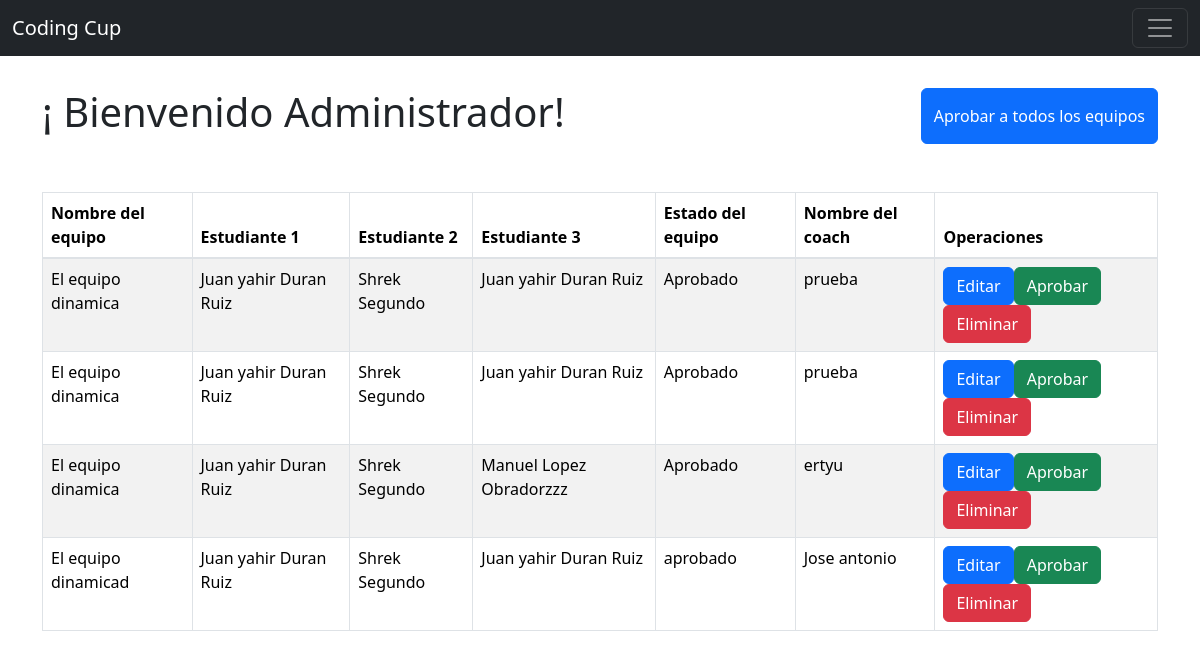
/PaginaCoach.php (signed in), run on the app's committed database.
### tables this page shows
CREATE TABLE `equipos` (
  `id` int NOT NULL AUTO_INCREMENT,
  `nombreEquipo` varchar(30)  NOT NULL,
  `estudiante1` varchar(40)  NOT NULL,
  `estudiante2` varchar(40)  NOT NULL,
  `estudiante3` varchar(40)  NOT NULL,
  `Aprobado` varchar(40) DEFAULT NULL,
  `NombreDelCoach` varchar(40)  DEFAULT NULL,
  PRIMARY KEY (`id`)
);

### datos/conexion.php (called while the page is built, shortened)
<?php
class Conexion
{
    private static $servidor = 'localhost' ;
    private static $db = 'web' ;
    private static $usuario = 'root';
    private static $password = '';
    private static $puerto = '3306';
    private static $conexion  = null;
    public static function conectar()
    {
        if (self::$conexion==null)
        {
            try
            {
                self::$conexion =  new PDO( "mysql:host=".self::$servidor.";port=".self::$puerto.";dbname=".self::$db, self::$usuario, self::$password);
                self::$conexion->setAttribute(PDO::ATTR_ERRMODE, PDO::ERRMODE_EXCEPTION);
            }
            catch(PDOException $e)
            {
                exit($e->getMessage());
            }
        }
        return self::$conexion;
    }
    public static function desconectar()
    {
        self::$conexion = null;
    }
}
?>

### datos/daoEquipos.php (called while the page is built, shortened)
<?php
require_once ('conexion.php');
class DAOEquipo
{
	private $conexion;
    private function conectar(){
        try{
			$this->conexion = conexion::conectar();
		}
		catch(Exception $e)
		{
			die($e->getMessage());
		}
    }
	public function obtenerTodosAdmin()
	{
		try
		{
			$lista = array();
			$sentenciaSQL = $this->conexion->prepare("SELECT id,nombreEquipo,estudiante1,estudiante2,estudiante3,Aprobado,NombreDelCoach FROM equipos ");
			$sentenciaSQL->execute();
            $resultado = $sentenciaSQL->fetchAll(PDO::FETCH_OBJ);
			foreach($resultado as $fila)
			{
				$obj = new equipos();
                $obj->id = $fila->id;
	            $obj->nombreEquipo = $fila->nombreEquipo;
	            $obj->estudiante1 = $fila->estudiante1;
                $obj->estudiante2 = $fila->estudiante2;
	            $obj->estudiante3 = $fila->estudiante3;
				$obj->Aprobado = $fila->Aprobado;
				$obj->NombreDelCoach = $fila->NombreDelCoach;
                $lista[] = $obj;
			}
			return $lista;
		}
		catch(PDOException $e){
			return null;
		}finally{
            Conexion::desconectar();
        }
	}
}

### PaginaCoach.php (the view, shortened to what this page needs)
<!DOCTYPE html>
<html lang="en">
<head>
  <link rel="stylesheet" href="css/bootstrap.min.css">
  <link rel="stylesheet" href="dt/Buttons-2.4.2/css/buttons.bootstrap5.min.css">
  <link rel="stylesheet" href="dt/DataTables-1.13.6/css/dataTables.bootstrap5.min.css">
  <link rel="stylesheet" href="https://maxcdn.bootstrapcdn.com/bootstrap/4.5.2/css/bootstrap.min.css">
</head>
<body>
  <?php
  require_once('datos\daoEquipos.php');
  $dao = new DAOEquipo();
  $tipoUsuario = $_SESSION["tipo"];
  ?>
  <nav class="navbar navbar-dark bg-dark fixed-top">
    <div class="container-fluid">
      <a class="navbar-brand" href="PaginaCoach.php">Coding Cup</a>
      <button class="navbar-toggler" type="button" data-bs-toggle="offcanvas" data-bs-target="#offcanvasDarkNavbar" aria-controls="offcanvasDarkNavbar" aria-label="Toggle navigation">
        <span class="navbar-toggler-icon"></span>
      </button>
    </div>
  </nav>
  <br>
  <br>
  <br>
  <div id="contenido" class="container mt-3">
    <div class="d-flex justify-content-between">
      <?php
      if($tipoUsuario == "Auxiliar"){
        echo '<h1>¡ Bienvenido Auxiliar!</h1>';
        echo "<button type='button' class='btn btn-primary' onclick='confirmarAll(this)' name='id_AprobarAll'>Aprobar a todos los equipos</button>";
      } if($tipoUsuario == "Administrador") {
        echo '<h1>¡ Bienvenido Administrador!</h1>';
        echo "<button type='button' class='btn btn-primary' onclick='confirmarAll(this)' name='id_AprobarAll'>Aprobar a todos los equipos</button>";
      }
      ?>
    </div>
    <table class="table table-striped table-bordered mt-5">
      <thead>
        <tr>
          <th>Nombre del equipo </th>
          <th>Estudiante 1</th>
          <th>Estudiante 2</th>
          <th>Estudiante 3</th>
          <th>Estado del equipo</th>
          <th>Nombre del coach</th>
          <th>Operaciones</th>
        </tr>
      </thead>
      <tbody>
        <?php
        if ($tipoUsuario == "Administrador" || $tipoUsuario == "Auxiliar") {
          $listaEquipos = $dao->obtenerTodosAdmin();
          foreach ($listaEquipos as $equipo) {
            echo "<tr>" .
              "<td>" . $equipo->nombreEquipo . "</td>" .
              "<td>" . $equipo->estudiante1 . "</td>" .
              "<td>" . $equipo->estudiante2 . "</td>" .
              "<td>" . $equipo->estudiante3 . "</td>" .
              "<td>" . $equipo->Aprobado . "</td>" .
              "<td>" . $equipo->NombreDelCoach . "</td>" .
              "<td><form method='post'>" .
              "<button formaction='RegistroEquipos.php' class='btn btn-primary' name='id' value='" . $equipo->id . "'>Editar</button>" .
              "<button type='button' class='btn btn-success' onclick='confirmarA(this)' name='id_Aprobar' value='" . $equipo->id. "'>Aprobar</button>" .
              "<button type='button' class='btn btn-danger' onclick='confirmar(this)' name='id' value='" . $equipo->id . "'>Eliminar</button>" .
              "</form></td></tr>";
          }
        }
        ?>
      </tbody>
    </table>
  </div>
  <link rel="stylesheet" href="css/bootstrap.min.css">
  <link href="https://cdn.jsdelivr.net/npm/bootstrap@5.3.2/dist/css/bootstrap.min.css" rel="stylesheet">
  <link href="https://getbootstrap.com/docs/5.3/assets/css/docs.css" rel="stylesheet">
</body>
</html>

### data on the page
equipos: nombreEquipo "El equipo dinamica", estudiante1 "Juan yahir Duran Ruiz", estudiante2 "Shrek Segundo", estudiante3 "Juan yahir Duran Ruiz", Aprobado "Aprobado", NombreDelCoach "prueba", $equipo->id 2 (drawn)
equipos: nombreEquipo "El equipo dinamica", estudiante1 "Juan yahir Duran Ruiz", estudiante2 "Shrek Segundo", estudiante3 "Juan yahir Duran Ruiz", Aprobado "Aprobado", NombreDelCoach "prueba", $equipo->id 3 (drawn)
equipos: nombreEquipo "El equipo dinamica", estudiante1 "Juan yahir Duran Ruiz", estudiante2 "Shrek Segundo", estudiante3 "Manuel Lopez Obradorzzz", Aprobado "Aprobado", NombreDelCoach "ertyu", $equipo->id 4 (drawn)
equipos: nombreEquipo "El equipo dinamicad", estudiante1 "Juan yahir Duran Ruiz", estudiante2 "Shrek Segundo", estudiante3 "Juan yahir Duran Ruiz", Aprobado "aprobado", NombreDelCoach "Jose antonio", $equipo->id 10 (drawn)
